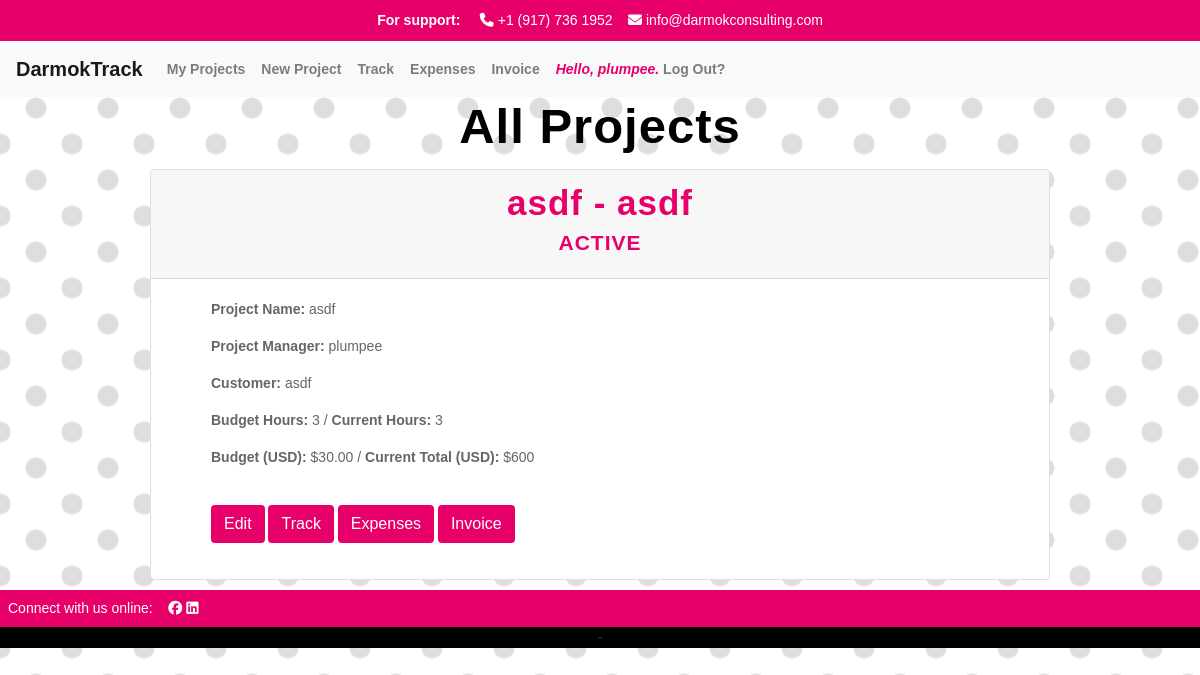
Page /projects (signed in) on the earlier database version.
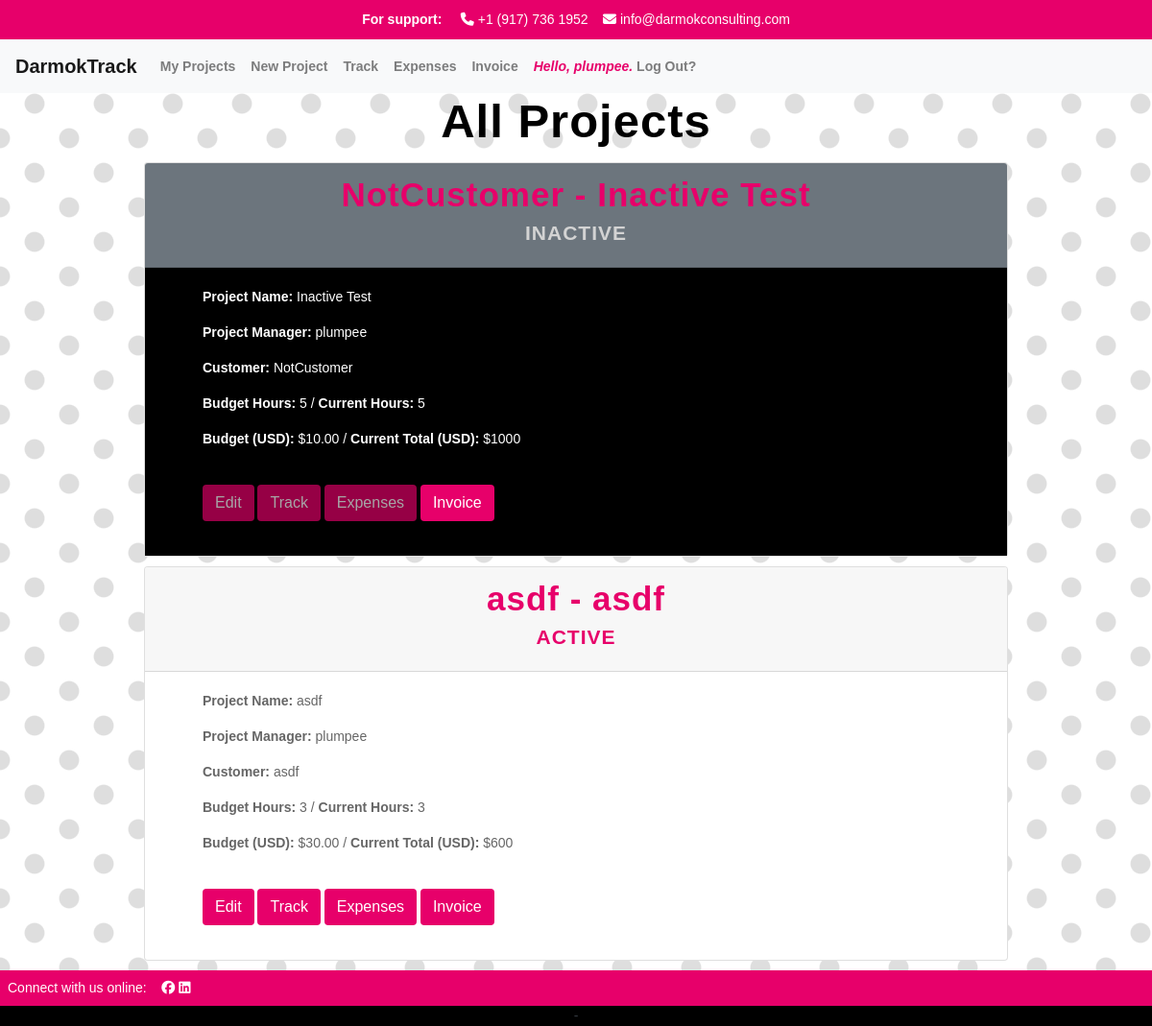
Same page on the later database version.
### apps/track/models.py (models this page shows, shortened)
class Project(models.Model):
    project_manager = models.ForeignKey(User, related_name='project_manager', on_delete=models.CASCADE)
    name = models.CharField("Project Name", max_length=250)
    start = models.DateTimeField(auto_now_add=True)
    customer = models.CharField(max_length=250)
    budget_hours = models.IntegerField(default=0)
    budget_dollars = models.DecimalField(max_digits=6, decimal_places=2, default=0.00)
    is_active = models.BooleanField("Active", default=True)
    projects = models.ForeignKey(User, blank=True, related_name="project_list", on_delete=models.CASCADE)
    class Meta:
        ordering = ['-start']

class User(AbstractUser):
    def __str__(self):
        return self.username

### apps/track/views.py (the view)
# urls.py: path("projects", views.project_list, name="projects"),
def project_list(request):
    return render(request, "track/projects.html", {
            "projects": request.user.project_list.all(),
        })

### apps/track/templates/track/projects.html (shortened to what this page needs)
{% extends 'track/layout.html' %}
{% load mathfilters %}
{% block body %}
<h1>All Projects</h1>
{% if user.is_authenticated %}
{% for project in projects %}
        <div class="card w-75">
            <div class="{% if project.is_active %}card-header{% else %}card-header bg-secondary{% endif %}">
                <h2 class="card-title mb-0">
                        <a href="{% url 'project' project.id %}">{{ project.customer}} - {{ project.name }}</a>
                    </h2>
                    <h3>{% if project.is_active %}
                        Active
                        {% else %}
                        <div class="inactive">
                        Inactive
                        </div>
                        {% endif %}
                    </h3>
            </div>
            <div id="collapseOne">
                <div class="{% if project.is_active %}card-body{% else %}card-body bg-inactive{% endif %}">
                    <ul><strong>Project Name:</strong> {{ project.name }}</ul>
                    <ul><strong>Project Manager:</strong> {{ project.project_manager }}</ul>
                    <ul><strong>Customer:</strong> {{ project.customer }}</ul>
                    <ul><strong>Budget Hours:</strong> {{ project.budget_hours }} / <strong>Current Hours:</strong> {{ project.budget_hours }}</ul>
                    <ul><strong>Budget (USD):</strong> ${{ project.budget_dollars }} / <strong>Current Total (USD):</strong> ${{ project.budget_hours|mul:200 }}</ul>
                    <br>
                    {% if project.is_active %}
                        <ul>
                            <a href="{% url 'edit_project' project.id %}" data-id="{{ project.id }}"><button type="button" class="btn btn-darmok">Edit</button></a>
                            <a href="#" data-id="{{ project.id }}"><button type="button" class="btn btn-darmok">Track</button></a>
                            <a href="#" data-id="{{ project.id }}"><button type="button" class="btn btn-darmok">Expenses</button></a>
                            <a href="#" data-id="{{ project.id }}"><button type="button" class="btn btn-darmok">Invoice</button></a>
                        </ul>
                        {% else %}
                        <ul>
                            <button type="button" class="btn btn-darmok" disabled>Edit</button>
                            <button type="button" class="btn btn-darmok" disabled>Track</button>
                            <button type="button" class="btn btn-darmok" disabled>Expenses</button>
                            <a href="#" data-id="{{ project.id }}"><button type="button" class="btn btn-darmok">Invoice</button></a>
                        </ul>
                        {% endif %}
                </div>
            </div>
        </div>
{% endfor %}
</div>
{% endif %}
{% endblock %}

Differences in the rows shown:
added Project: customer "NotCustomer", name "Inactive Test", is_active "INACTIVE", project_manager "plumpee", budget_hours "5", budget_dollars "10.00", budget_hours|mul "1000"
